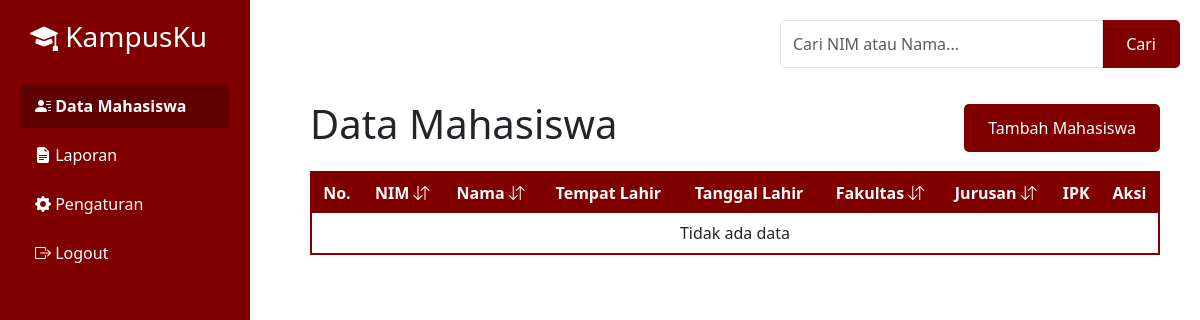
Page /mahasiswa.php on the earlier database version.
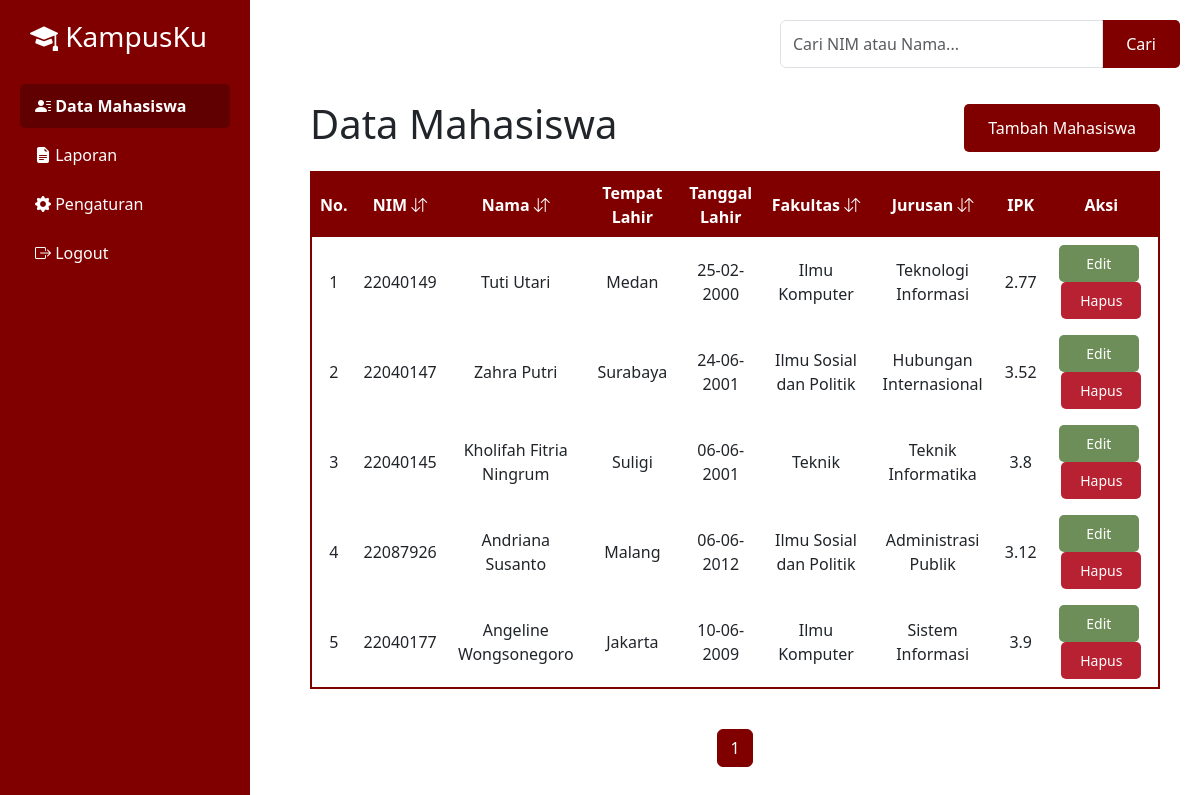
Same page on the later database version.
### tables this page shows
CREATE TABLE `mahasiswa` (
  `id_mahasiswa` int(100) NOT NULL,
  `nim` int(100) NOT NULL,
  `nama_mahasiswa` varchar(255) NOT NULL,
  `tempat_lahir` varchar(255) NOT NULL,
  `tanggal_lahir` date NOT NULL,
  `fakultas` varchar(255) NOT NULL,
  `jurusan` varchar(255) NOT NULL,
  `ipk` float NOT NULL
);

CREATE TABLE `fakultas` (
  `id_fakultas` int(10) NOT NULL,
  `nama_fakultas` varchar(100) NOT NULL
);

CREATE TABLE `jurusan` (
  `id_jurusan` int(10) NOT NULL,
  `nama_jurusan` varchar(50) NOT NULL,
  `id_fakultas` int(10) NOT NULL
);

### mahasiswa.php (the view, shortened to what this page needs)
<?php
include("config.php");
?>
<?php
$search = "";
$whereClause = "";
$allowedSort = array(
    'nim'      => 'm.nim',
    'nama'     => 'm.nama_mahasiswa',
    'fakultas' => 'f.nama_fakultas',
    'jurusan'  => 'j.nama_jurusan'
);
$sort  = isset($_GET['sort']) && isset($allowedSort[$_GET['sort']]) ? $_GET['sort'] : "";
$order = (isset($_GET['order']) && strtolower($_GET['order']) == 'asc') ? 'ASC' : 'DESC';
$sortColumn = $sort !== "" ? $allowedSort[$sort] : 'm.id_mahasiswa';
$searchParam = $search !== "" ? "&q=" . urlencode($search) : "";
$limit = 10;
$page  = isset($_GET['page']) ? (int)$_GET['page'] : 1;
$offset = ($page - 1) * $limit;
$countQuery = "SELECT COUNT(*) as total
               FROM mahasiswa m
               JOIN fakultas f ON m.fakultas = f.id_fakultas
               JOIN jurusan j ON m.jurusan = j.id_jurusan
               $whereClause";
$countResult = mysqli_query($conn, $countQuery);
$countData   = mysqli_fetch_assoc($countResult);
$totalRecords = $countData['total'];
$totalPages   = ceil($totalRecords / $limit);
$query = "SELECT m.*, f.nama_fakultas, j.nama_jurusan
          FROM mahasiswa m
          JOIN fakultas f ON m.fakultas = f.id_fakultas
          JOIN jurusan j ON m.jurusan = j.id_jurusan
          $whereClause
          ORDER BY $sortColumn $order
          LIMIT $limit OFFSET $offset";
$result = mysqli_query($conn, $query);
function getSortIcon($col)
{
    global $sort, $order;
    if ($sort == $col) {
        return (strtolower($order) == 'asc') ? ' <i class="bi bi-arrow-up"></i>' : ' <i class="bi bi-arrow-down"></i>';
    } else {
        return ' <i class="bi bi-arrow-down-up"></i>';
    }
}
?>
<!DOCTYPE html>
<html lang="id">
<head>
    <link href="https://cdn.jsdelivr.net/npm/bootstrap@5.3.0/dist/css/bootstrap.min.css" rel="stylesheet">
    <link rel="stylesheet" href="https://cdn.jsdelivr.net/npm/bootstrap-icons/font/bootstrap-icons.css">
</head>
<body>
    <?php include("sidebar.php"); ?>
    <div class="main-content">
        <div class="search-container">
            <form class="search-form" method="GET" action="mahasiswa.php">
                <div class="input-group">
                    <input type="text" class="form-control" name="q" placeholder="Cari NIM atau Nama..." value="<?php echo htmlspecialchars($search); ?>">
                    <?php if ($search != ""): ?>
                        <button type="button" class="tambah-button" onclick="window.location.href='mahasiswa.php'">Reset</button>
                    <?php else: ?>
                        <button type="submit" class="tambah-button">Cari</button>
                    <?php endif; ?>
                </div>
            </form>
        </div>
        <div class="table-header">
            <h1>Data Mahasiswa</h1>
            <button class="tambah-button" onclick="window.location.href='tambah.php'">Tambah Mahasiswa</button>
        </div>
        <div class="table-container">
            <table>
                <thead>
                    <tr>
                        <th>No.</th>
                        <th>
                            <a class="sort-link" href="?sort=nim&order=<?php echo (isset($_GET['sort']) && $_GET['sort'] == 'nim' && strtolower($_GET['order']) == 'asc') ? 'desc' : 'asc';
                                                                        echo $searchParam; ?>">
                                NIM<?php echo getSortIcon('nim'); ?>
                            </a>
                        </th>
                        <th>
                            <a class="sort-link" href="?sort=nama&order=<?php echo (isset($_GET['sort']) && $_GET['sort'] == 'nama' && strtolower($_GET['order']) == 'asc') ? 'desc' : 'asc';
                                                                        echo $searchParam; ?>">
                                Nama<?php echo getSortIcon('nama'); ?>
                            </a>
                        </th>
                        <th>Tempat Lahir</th>
                        <th>Tanggal Lahir</th>
                        <th>
                            <a class="sort-link" href="?sort=fakultas&order=<?php echo (isset($_GET['sort']) && $_GET['sort'] == 'fakultas' && strtolower($_GET['order']) == 'asc') ? 'desc' : 'asc';
                                                                            echo $searchParam; ?>">
                                Fakultas<?php echo getSortIcon('fakultas'); ?>
                            </a>
                        </th>
                        <th>
                            <a class="sort-link" href="?sort=jurusan&order=<?php echo (isset($_GET['sort']) && $_GET['sort'] == 'jurusan' && strtolower($_GET['order']) == 'asc') ? 'desc' : 'asc';
                                                                            echo $searchParam; ?>">
                                Jurusan<?php echo getSortIcon('jurusan'); ?>
                            </a>
                        </th>
                        <th>IPK</th>
                        <th>Aksi</th>
                    </tr>
                </thead>
                <tbody>
                    <?php
                    if (mysqli_num_rows($result) > 0) {
                        $no = $offset + 1;
                        while ($row = mysqli_fetch_assoc($result)) {
                            echo "<tr onclick=\"window.location.href='detail_mahasiswa.php?id_mahasiswa=" . $row['id_mahasiswa'] . "'\" style='cursor: pointer;'>";
                            echo "<td>" . $no++ . "</td>";
                            echo "<td>" . htmlspecialchars($row['nim']) . "</td>";
                            echo "<td>" . $row['nama_mahasiswa'] . "</td>";
                            echo "<td>" . $row['tempat_lahir'] . "</td>";
                            echo "<td>" . date("d-m-Y", strtotime($row['tanggal_lahir'])) . "</td>";
                            echo "<td>" . $row['nama_fakultas'] . "</td>";
                            echo "<td>" . $row['nama_jurusan'] . "</td>";
                            echo "<td>" . $row['ipk'] . "</td>";
                            echo "<td>
                <button class='edit-button' onclick=\"event.stopPropagation(); window.location.href='edit.php?id_mahasiswa=" . $row['id_mahasiswa'] . "'\">Edit</button>
                <button class='hapus-button' onclick=\"event.stopPropagation(); confirmDelete(" . $row['id_mahasiswa'] . ")\">Hapus</button>
            </td>";
                            echo "</tr>";
                        }
                    } else {
                        echo "<tr><td colspan='9'>Tidak ada data</td></tr>";
                    }
                    ?>
                </tbody>
            </table>
        </div>
        <nav aria-label="Page navigation" class="d-flex justify-content-end">
            <ul class="pagination">
                <?php for ($i = 1; $i <= $totalPages; $i++): ?>
                    <li class="page-item <?php if ($i == $page) echo 'active'; ?>">
                        <a class="page-link" href="?page=<?php echo $i . $searchParam; ?>"><?php echo $i; ?></a>
                    </li>
                <?php endfor; ?>
            </ul>
        </nav>
    </div>
</body>
</html>

### sidebar.php (shortened to what this page needs)
<!DOCTYPE html>
<html lang="id">
<head>
    <link href="https://cdn.jsdelivr.net/npm/bootstrap@5.3.0/dist/css/bootstrap.min.css" rel="stylesheet">
    <link rel="stylesheet" href="https://cdn.jsdelivr.net/npm/bootstrap-icons/font/bootstrap-icons.css">
</head>
<body>
    <div class="sidebar">
        <h3><i class="bi bi-mortarboard-fill"></i> KampusKu</h3>
        <a href="mahasiswa.php" class="<?= basename($_SERVER['PHP_SELF']) == 'mahasiswa.php' ? 'active' : '' ?>">
            <i class="bi bi-person-lines-fill"></i> Data Mahasiswa
        </a>
        <a href="laporan.php" class="<?= basename($_SERVER['PHP_SELF']) == 'laporan.php' ? 'active' : '' ?>">
            <i class="bi bi-file-earmark-text-fill"></i> Laporan
        </a>
        <a href="pengaturan.php" class="<?= basename($_SERVER['PHP_SELF']) == 'pengaturan.php' ? 'active' : '' ?>">
            <i class="bi bi-gear-fill"></i> Pengaturan
        </a>
        <a href="logout.php">
            <i class="bi bi-box-arrow-right"></i> Logout
        </a>
    </div>
</body>
</html>

### mahasiswa.php (style rules this page uses)
body { font-family: Arial, sans-serif; background-color: #f8f8f8; margin: 0; padding: 0; display: flex; height: 100vh; }
.main-content { margin-left: 270px; padding: 40px; width: calc(100% - 270px); display: flex; flex-direction: column; align-items: center; position: relative; }
.search-container { position: absolute; top: 20px; right: 20px; max-width: 400px; width: 100%; }
.table-header { width: 100%; display: flex; justify-content: space-between; align-items: center; margin-bottom: 15px; margin-top: 60px; }
.tambah-button { padding: 12px 24px; background-color: maroon; color: white; border: none; cursor: pointer; border-radius: 5px; font-size: 16px; }
.table-container { width: 100%; display: flex; flex-direction: column; align-items: center; margin-bottom: 20px; }
table { width: 100%; border-collapse: collapse; background-color: #fff; border: 2px solid maroon; text-align: center; }
th, td { border: 2px solid maroon; padding: 8px; text-align: center; }
th { background-color: maroon; color: white; }
a.sort-link { color: white; text-decoration: none; }
.edit-button, .hapus-button { padding: 8px 15px; font-size: 14px; border: none; cursor: pointer; border-radius: 5px; width: 80px; }
.edit-button { background-color: #6E8E59; color: white; margin-right: 5px; }
.hapus-button { background-color: #B82132; color: white; }
.pagination { margin-top: 20px; }
.pagination .page-link { color: maroon; border: 1px solid maroon; }
.pagination .page-item.active .page-link { background-color: maroon; border-color: maroon; color: #fff; }

### sidebar.php (style rules this page uses)
.sidebar { width: 250px; background-color: maroon; color: white; padding: 20px; height: 100vh; position: fixed; left: 0; top: 0; }
.sidebar h3 { text-align: left; margin-bottom: 30px; padding-left: 10px; }
.sidebar a { display: block; color: white; padding: 10px 15px; text-decoration: none; margin: 5px 0; border-radius: 5px; text-align: left; }
.sidebar a.active { background-color: #600000; font-weight: bold; }

Differences in the rows shown:
added mahasiswa: nim "22040149", nama_mahasiswa "Tuti Utari", tempat_lahir "Medan", tanggal_lahir "25-02-2000", fakultas.nama_fakultas "Ilmu Komputer", jurusan.nama_jurusan "Teknologi Informasi", ipk "2.77"
added mahasiswa: nim "22040147", nama_mahasiswa "Zahra Putri", tempat_lahir "Surabaya", tanggal_lahir "24-06-2001", fakultas.nama_fakultas "Ilmu Sosial dan Politik", jurusan.nama_jurusan "Hubungan Internasional", ipk "3.52"
added mahasiswa: nim "22040145", nama_mahasiswa "Kholifah Fitria Ningrum", tempat_lahir "Suligi", tanggal_lahir "06-06-2001", fakultas.nama_fakultas "Teknik", jurusan.nama_jurusan "Teknik Informatika", ipk "3.8"
added mahasiswa: nim "22087926", nama_mahasiswa "Andriana Susanto", tempat_lahir "Malang", tanggal_lahir "06-06-2012", fakultas.nama_fakultas "Ilmu Sosial dan Politik", jurusan.nama_jurusan "Administrasi Publik", ipk "3.12"
added mahasiswa: nim "22040177", nama_mahasiswa "Angeline Wongsonegoro", tempat_lahir "Jakarta", tanggal_lahir "10-06-2009", fakultas.nama_fakultas "Ilmu Komputer", jurusan.nama_jurusan "Sistem Informasi", ipk "3.9"
Other differences:
new list line: "1"
text no longer shown: "Tidak ada data"
